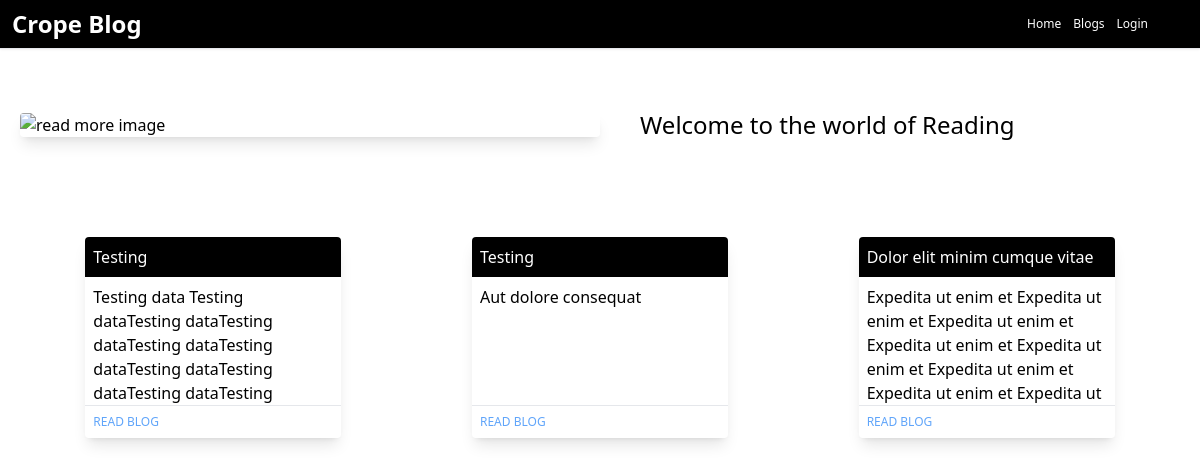
/index, run on the app's committed database.
### app/models.py (models this page shows, shortened)
class Post(db.Model):
    id: so.Mapped[int] = so.mapped_column(primary_key=True)
    title: so.Mapped[str] = so.mapped_column(sa.String(256))  # Title field added
    body: so.Mapped[str] = so.mapped_column(sa.Text)  # Changed to Text for longer content
    timestamp: so.Mapped[datetime] = so.mapped_column(index=True, default=lambda: datetime.now(timezone.utc))
    user_id: so.Mapped[int] = so.mapped_column(sa.ForeignKey('user.id'), index=True)  # Ensure 'user.id' matches your User table name case
    author: so.Mapped[User] = so.relationship(back_populates='posts')

### app/routes.py (the view)
@app.route('/')
@app.route('/index')
def index():
    posts = Post.query.order_by(Post.timestamp.desc()).limit(3).all()  # Adjust the limit as needed
    return render_template('index.html', posts=posts)

### app/templates/index.html
{% extends "base.html" %}
{% block content %}
<div class="p-5 h-full">
    <div class="flex flex-wrap md:flex-nowrap justify-center md:justify-between items-center py-10">
        <div class="md:w-1/2">
            <img src="https://images.unsplash.com/photo-1546074177-ffdda98d214f?q=80&w=1974&auto=format&fit=crop&ixlib=rb-4.0.3&ixid=M3wxMjA3fDB8MHxwaG90by1wYWdlfHx8fGVufDB8fHx8fA%3D%3D"
                alt="read more image" class="rounded shadow-lg">
        </div>
        <div class="md:w-1/2 mt-4 md:mt-0 md:pl-10 text-center md:text-left">
            <p class="text-xl md:text-2xl">
                Welcome to the world of Reading
            </p>
        </div>
    </div>
    <div class="flex flex-wrap justify-around py-10">
        {% for post in posts %}
        <div class="mx-4 my-4 h-auto w-64 rounded shadow-lg flex flex-col overflow-hidden">
            <div class="bg-black text-white p-2">
                {{ post.title }}
            </div>
            <p class="p-2 text-clip overflow-hidden h-32">
                {{ post.body }}
            </p>
            <hr class="mt-auto">
            <a href="#" class="w-full block p-2 text-xs text-blue-400">
                READ BLOG
            </a>
        </div>
        {% else %}
        <p>No posts to display.</p>
        {% endfor %}
    </div>
</div>
{% endblock %}

### app/templates/base.html (shortened to what this page needs)
<!doctype html>
<html>
<head>
    <script src="https://cdn.tailwindcss.com"></script>
</head>
<body class="h-screen flex flex-col">
    <div class="Nav h-12 p-3 bg-black shadow flex items-center pr-10 text-white">
        <a href="/" class="text-2xl font-bold">
            Crope Blog
        </a>
        <a class="ml-auto mr-3 text-xs font-medium" href="{{ url_for('index')}}">Home</a>
        <a class="mr-3 text-xs font-medium" href="{{ url_for('posts')}}">Blogs</a>
        {% if current_user.is_anonymous %}
        <a class="mr-3 text-xs font-medium" href="{{ url_for('login')}}">Login</a>
        {% else %}
        <a class="mr-3 text-xs font-medium" href="{{ url_for('add_post')}}">Add Post</a>
        <a class="mr-3 text-xs font-medium" href="{{ url_for('logout')}}">Logout</a>
        {% endif %}
    </div>
    <hr>
    <div class="grow">
        {% block content %}{% endblock %}
    </div>
</body>
</html>

### data on the page
Post: title "Testing", body "Testing data Testing dataTesting dataTesting dataTesting dataTesting dataTesting dataTesting dataTesting dataTesting…"
Post: title "Testing", body "Aut dolore consequat"
Post: title "Dolor elit minim cumque vitae", body "Expedita ut enim et Expedita ut enim et Expedita ut enim et Expedita ut enim et Expedita ut enim et Expedita ut enim et Expedita ut enim et Expedita ut…"
